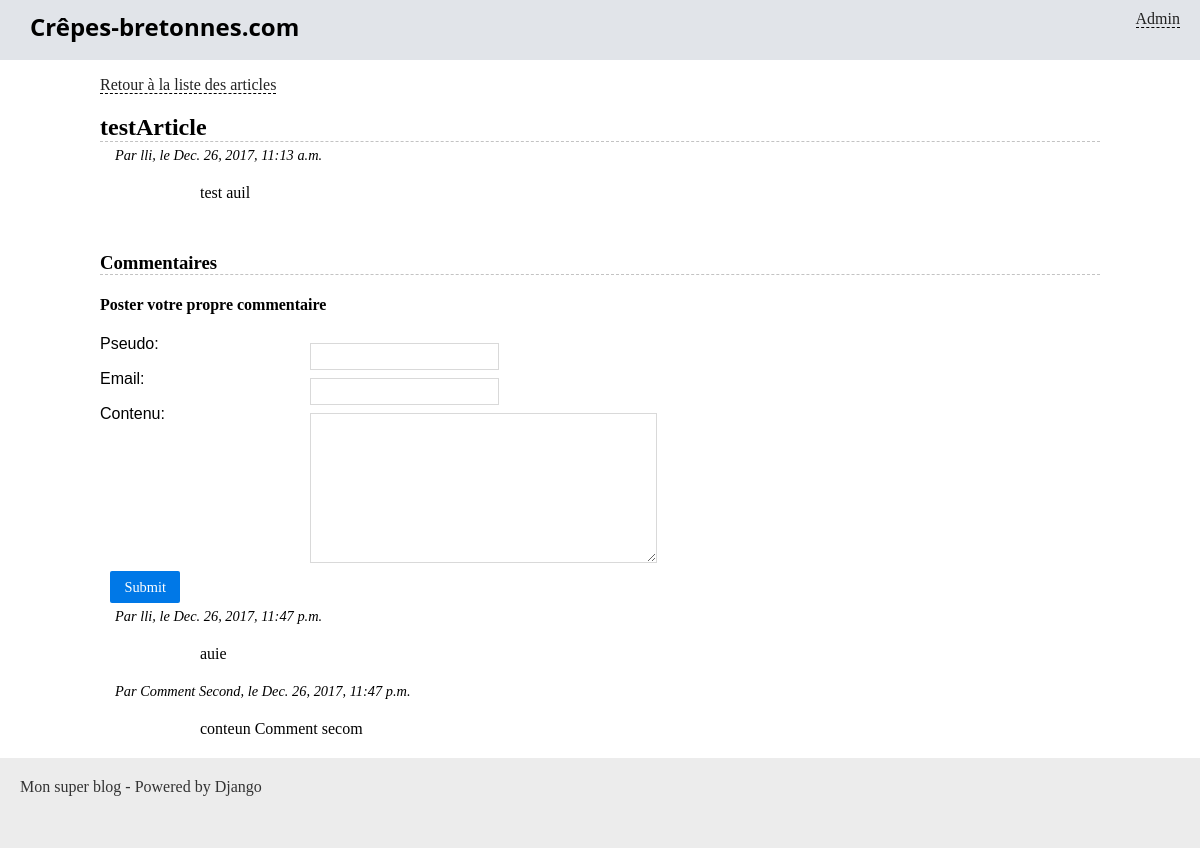
Page /blog/blog/testarticle/ on the earlier database version.
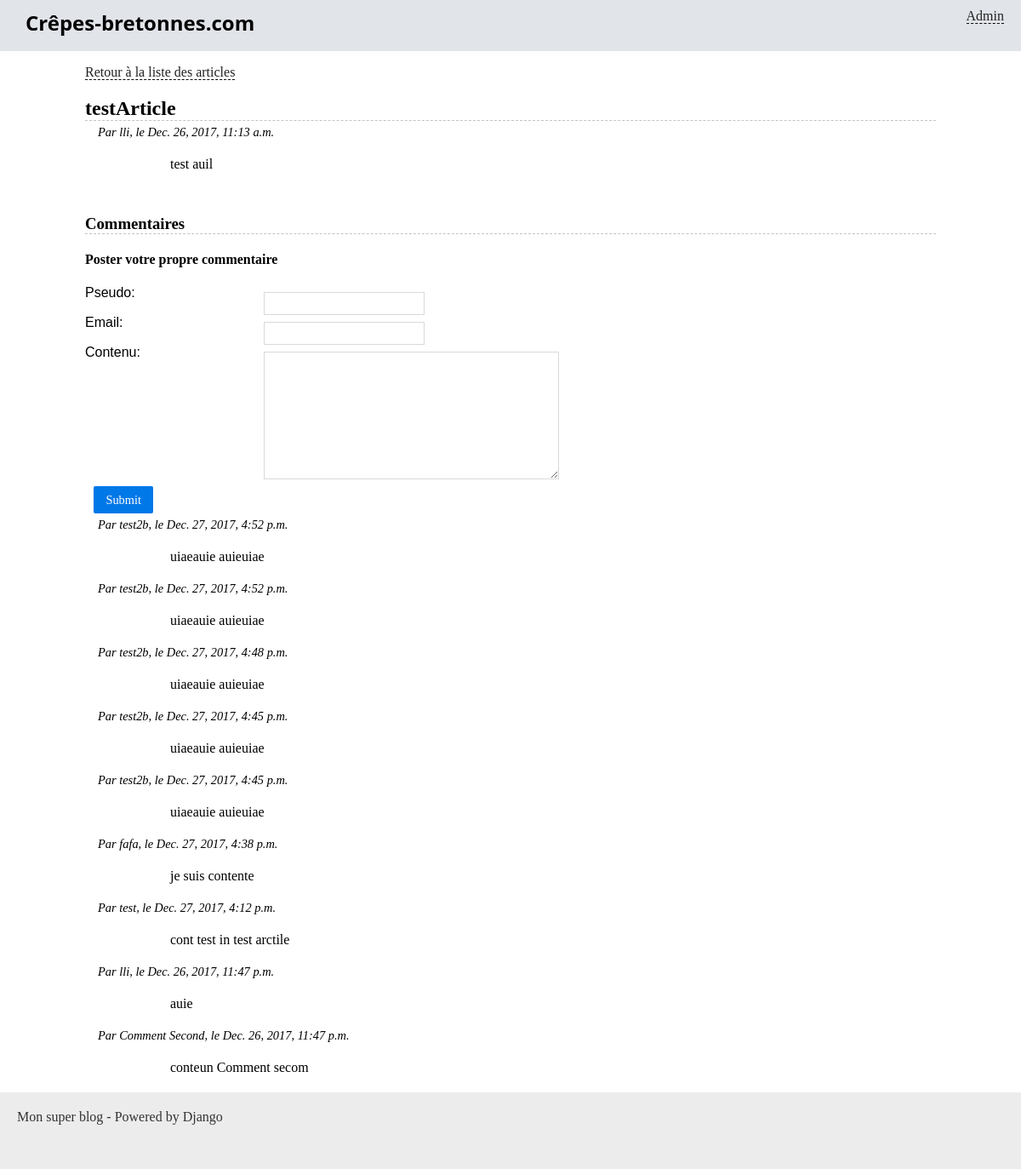
Same page on the later database version.
### blog/models.py (models this page shows)
class Comment(models.Model):
    pseudo = models.CharField(max_length=100)
    email = models.EmailField()
    contenu = models.TextField(null=True)
    date = models.DateTimeField(verbose_name="Date de parution",
                                auto_now_add=False, auto_now=True)
    is_visible = models.BooleanField(verbose_name="Commentaire publié ?",
                                     default=True)
    article = models.ForeignKey('Article', on_delete=models.CASCADE)

### blog/views.py (the view, shortened to what this page needs)
# urls.py: path('blog/<slug:slug>/', views.lire_article, name='blog_lire'),
def lire_article(request, slug):
    article = get_object_or_404(Article, slug=slug)
    commentaires = Comment.objects.filter(article__id=article.id, is_visible=True).order_by('-date')#[:4]
    form = CommentForm(request.POST or None)
    return render(request, 'blog/lire_article.html', locals())

### blog/forms.py
class CommentForm(forms.ModelForm):
    class Meta:
        model = Comment
        fields = ('pseudo', 'email', 'contenu')

### blog/templates/blog/lire_article.html (shortened to what this page needs)
{% extends "blog/base.html" %}
{% block content %}
	<p>
		<a href="{% url 'accueil' %}">Retour à la liste des articles</a>
	</p>
	<h2 class="titre-article">{{ article.titre }}</h2>
	<p class="infos-article">Par {{ article.auteur }}, le {{ article.date }}</p>
	<div class="contenu-article">
		{{ article.contenu|safe }}
	</div>
	<h3 class="titre-comments">Commentaires</h3>
	<h4>Poster votre propre commentaire</h4>
	<form  method="post" class="pure-form"  action=".">
		{{ form.as_p }}
		<p style="text-align:center">
			<input class="pure-button pure-button-primary" type="submit" />
		</p>
	</form>
	{% for commentaire in commentaires %}
		<div class="commentaire">
			<p class="infos-comment">Par {{ commentaire.pseudo }}, le {{ commentaire.date }}</p>
			<p class="contenu-comment">{{ commentaire.contenu|safe }}</p>
		</div>
	{% empty %}
		<p>Aucun article.</p>
	{% endfor %}
{% endblock %}

Differences in the rows shown:
added Comment: pseudo "test2b", date "Dec. 27, 2017, 4:52 p.m.", contenu "uiaeauie auieuiae"
added Comment: pseudo "test2b", date "Dec. 27, 2017, 4:52 p.m.", contenu "uiaeauie auieuiae"
added Comment: pseudo "test2b", date "Dec. 27, 2017, 4:48 p.m.", contenu "uiaeauie auieuiae"
added Comment: pseudo "test2b", date "Dec. 27, 2017, 4:45 p.m.", contenu "uiaeauie auieuiae"
added Comment: pseudo "test2b", date "Dec. 27, 2017, 4:45 p.m.", contenu "uiaeauie auieuiae"
added Comment: pseudo "fafa", date "Dec. 27, 2017, 4:38 p.m.", contenu "je suis contente"
added Comment: pseudo "test", date "Dec. 27, 2017, 4:12 p.m.", contenu "cont test in test arctile"
